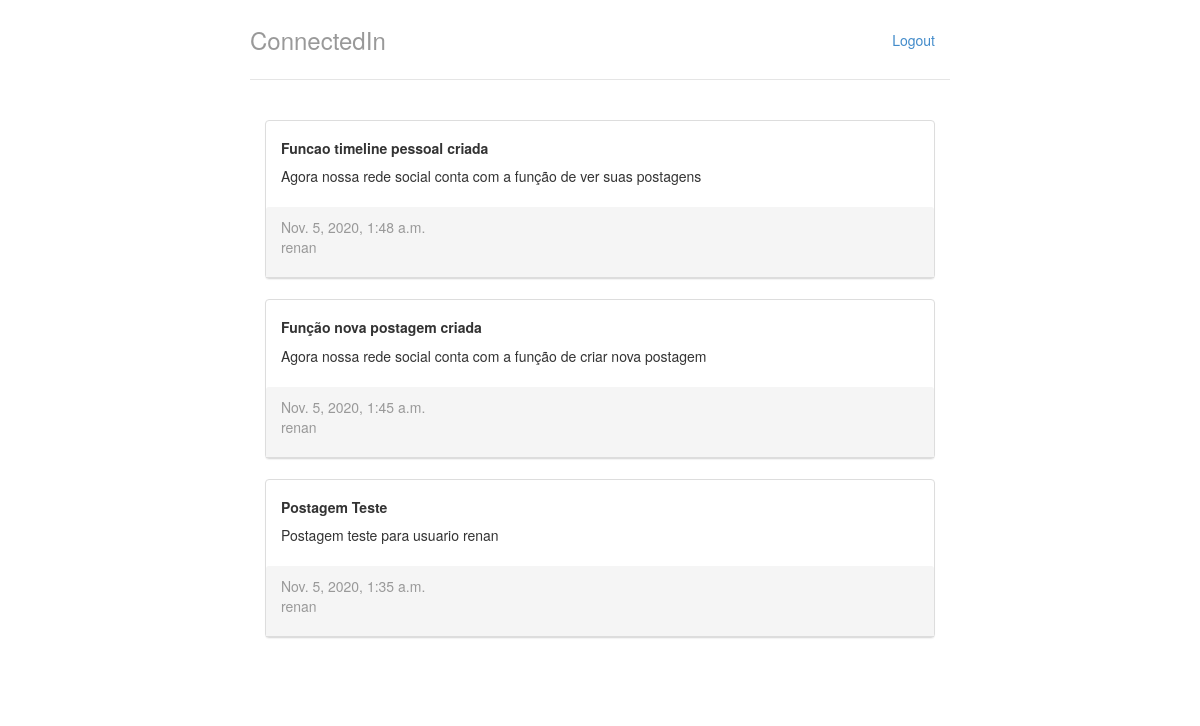
Screenshot of /postagens_amigos/3 (signed in) with the database file from the repository.
### perfis/models.py (models this page shows, shortened)
class Postagem(models.Model):
    title_post = models.CharField(max_length=50, null=False)
    txt_post = models.CharField(max_length=500, null=False)
    dt_publicacao = models.DateTimeField('Data Publicacao', auto_now_add=True)
    perfil = models.ForeignKey(Perfil, on_delete=models.CASCADE)

class Perfil(models.Model):
    nome = models.CharField(max_length=255, null=False)
    telefone = models.CharField(max_length=15, null= False)
    nome_empresa = models.CharField(max_length=255, null=False)
    contatos = models.ManyToManyField('Perfil')
    usuario = models.OneToOneField(User, related_name = 'perfil', on_delete = models.CASCADE)
    criado_em = models.DateTimeField(auto_now_add=True)
    atualizado_em = models.DateTimeField(auto_now=True)

### perfis/views.py (the view)
# urls.py: path('postagens_amigos/<int:perfil_id>',views.postagens_amigos, name = 'postagens_amigos'),
@login_required
def postagens_amigos(request, perfil_id):
	nome_autor = []
	contato = []
	usuario = []
	postagens_amigos = []
	perfil = Perfil.objects.get(id=perfil_id)
	posts = Postagem.objects.all().order_by('-dt_publicacao')
	for post in posts:
		nome_autor += [post.perfil.id]
	contatos = list(perfil.contatos.all())
	for i in contatos:
		contato += [i.id]
	matchItem = [x for x in contato if x in nome_autor]
	for i in range (0, len(matchItem)):
		usuario = matchItem[i]
		postagens_amigos += posts.filter(perfil_id=usuario)
	return render(request, 'time_line.html',{'posts':postagens_amigos})

### perfis/templates/time_line.html
{% extends 'base.html' %}
{% block body %}
<div class="col-lg-12">
	{% for post in posts %}
	<div class="panel panel-default">
		<div class="card-body">
			<div class="panel-heading card-header">
				<h5 class="card-title"><strong>{{post.title_post}}</strong></h5>
				<p class="card-text">{{post.txt_post}}</p>
			</div>
		</div>
		<div class="panel-heading">
			<div class="card-footer text-muted">
				{{post.dt_publicacao}}
				<p class="card-text">{{post.perfil.nome}}</p>
			</div>
		</div>
	</div>
	{% endfor %}
</div>
{% endblock %}

### perfis/templates/base.html (shortened to what this page needs)
{% load static %}
<!doctype html>
<html lang = "pt-br">
	<head>
		<link rel="stylesheet"
			 href="{% static 'styles/bootstrap.css' %}">
		<link rel="stylesheet"
			 href="{% static 'styles/main.css' %}">
	</head>
	<body>
		<div class="container">
			<div class = "header">
				<ul class = "nav nav-pills pull-right">
					<li><a href = "{% url 'index' %}">{{ perfil_logado.nome }}</a></li>
					<li><a href = "/logout/">Logout</a></li>
				</ul>
				<h3 class = "text-muted">ConnectedIn</h3>
			</div>
			<div class="row content">
				{% block body%}
				{% endblock %}
			</div>
		</div>
	</body>
</html>

### perfis/static/styles/main.css (style rules this page uses)
body { padding-top: 20px; padding-bottom: 20px; }
.header, .content, .footer { padding-left: 15px; padding-right: 15px; }
.header { border-bottom: 1px solid #e5e5e5; }
.header h3 { margin-top: 0; margin-bottom: 0; line-height: 40px; padding-bottom: 19px; }
@media (min-width: 768px) { .container { max-width: 730px; } }
.content { margin: 40px 0; }
@media screen and (min-width: 768px) { .header, .content, .footer { padding-left: 0; padding-right: 0; } }
@media screen and (min-width: 768px) { .header { margin-bottom: 30px; } }

### rows the page displays
Postagem: title_post "Funcao timeline pessoal criada", txt_post "Agora nossa rede social conta com a função de ver suas postagens", dt_publicacao "Nov. 5, 2020, 1:48 a.m.", perfil.nome "renan"
Postagem: title_post "Função nova postagem criada", txt_post "Agora nossa rede social conta com a função de criar nova postagem", dt_publicacao "Nov. 5, 2020, 1:45 a.m.", perfil.nome "renan"
Postagem: title_post "Postagem Teste", txt_post "Postagem teste para usuario renan", dt_publicacao "Nov. 5, 2020, 1:35 a.m.", perfil.nome "renan"
